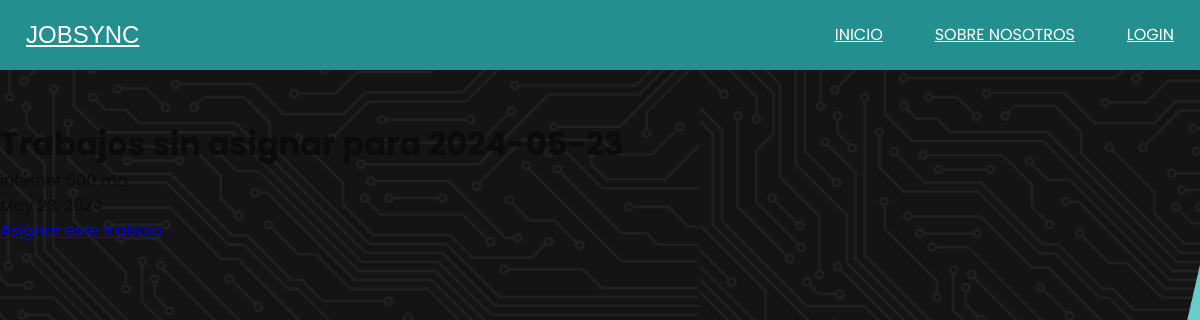
Before: /trabajos_sin_asignar/2/2024-05-23/ with the older database file.
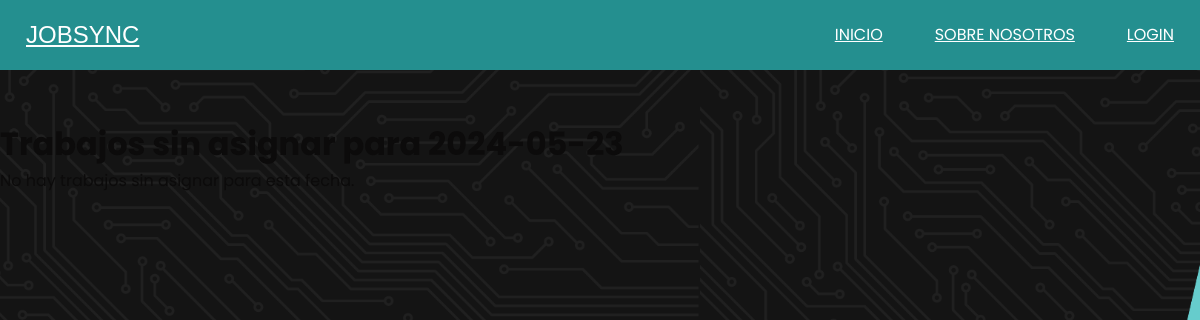
After: the same page with the newer database file.
### JobSyncApp/models.py (models this page shows, shortened)
class Trabajo(models.Model):
    colaborador = models.ForeignKey(CustomUser, on_delete=models.SET_NULL, null=True, blank=True)
    nombre_trabajo = models.CharField(max_length=100)
    nombre_titular = models.CharField(max_length=100)
    rut_titular = models.CharField(max_length=12)
    comuna = models.ForeignKey(Comuna, on_delete=models.SET_NULL, null=True)
    direccion = models.CharField(max_length=255)
    fecha = models.DateField()
    hora = models.TimeField()
    valor = models.DecimalField(max_digits=10, decimal_places=2)
    ESTADO_CHOICES = [
        ('sin_asignar', 'Sin asignar'),
        ('pendiente', 'Pendiente'),
        ('completado', 'Completado'),
    ]
    estado = models.CharField(max_length=20, choices=ESTADO_CHOICES, default='sin_asignar')

### JobSyncApp/views.py (the view)
# urls.py: path('trabajos_sin_asignar/<int:colaborador_id>/<str:fecha>/', views.trabajos_sin_asignar, name='trabajos_sin_asignar'),
def trabajos_sin_asignar(request, colaborador_id, fecha):
    trabajos = Trabajo.objects.filter(fecha=fecha, estado='sin_asignar')
    colaborador = CustomUser.objects.get(id=colaborador_id)
    return render(request, 'admin/gestion_trabajos/trabajos_sin_asignar.html', {'trabajos': trabajos, 'fecha': fecha, 'colaborador': colaborador})

### JobSyncApp/templates/admin/gestion_trabajos/trabajos_sin_asignar.html
{% extends 'index.html' %}
{% load static %}
{% block extra_css %}
<link rel="stylesheet" href="{% static 'css/admin/trabajos_sin_asignar.css' %}">
{% endblock extra_css %}
{% block contenido %}
<div class="header">
    <h1>Trabajos sin asignar para {{ fecha }}</h1>
</div>
<div class="trabajos-sin-asignar">
    <ul>
        {% for trabajo in trabajos %}
            <li>{{ trabajo.nombre_trabajo }}</li>
            <li>{{ trabajo.fecha}}</li>
            <a href="{% url 'asignar_trabajo' colaborador.id trabajo.id %}">Asignar este trabajo</a>
        {% empty %}
            <li>No hay trabajos sin asignar para esta fecha.</li>
        {% endfor %}
    </ul>
</div>
{% endblock %}

Changed rows visible on the page:
no longer on this page (row edited): Trabajo: nombre_trabajo "internet 500 mg", fecha "May 23, 2024"
Other visible differences:
text now shown: "No hay trabajos sin asignar para esta fecha."
